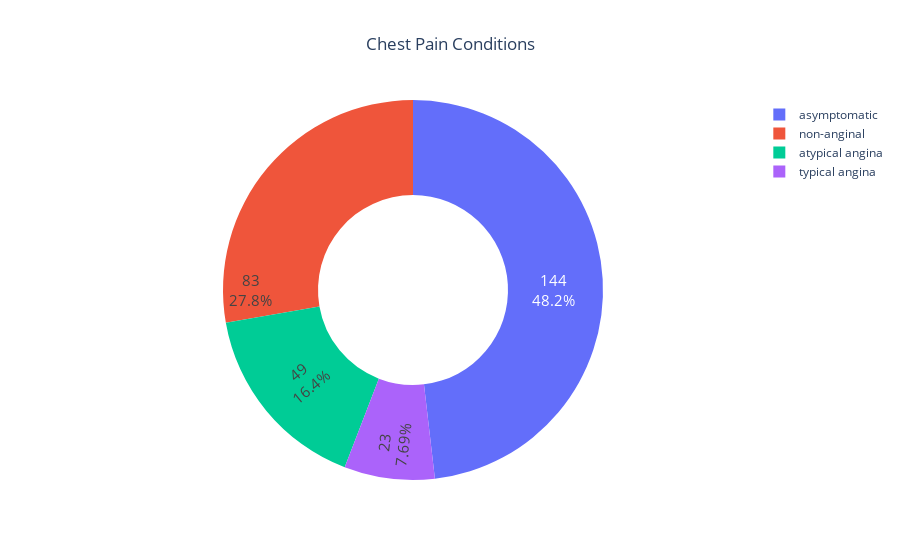

The code cell stored with this chart in its notebook:
### Code cell
df=data['cp'].value_counts().reset_index().rename(columns={'index':'cp','cp':'count'})
fig = go.Figure([go.Pie(labels=df['cp'],values=df['count'], hole = 0.5)])
fig.update_traces(hoverinfo='label+percent', textinfo='value+percent', textfont_size=15,insidetextorientation='radial')
fig.update_layout(title="Chest Pain Conditions",title_x=0.5)
fig.show()

### Figure 1 — Plotly figure (JSON) as saved in the notebook; plotly's stock layout.template omitted (floating-point values rounded to 4 significant figures)
{"data": [{"hole": 0.5, "hoverinfo": "label+percent", "insidetextorientation": "radial", "labels": ["asymptomatic", "non-anginal", "atypical angina", "typical angina"], "textfont": {"size": 15}, "textinfo": "value+percent", "type": "pie", "values": [144, 83, 49, 23]}], "layout": {"title": {"text": "Chest Pain Conditions", "x": 0.5}}}
